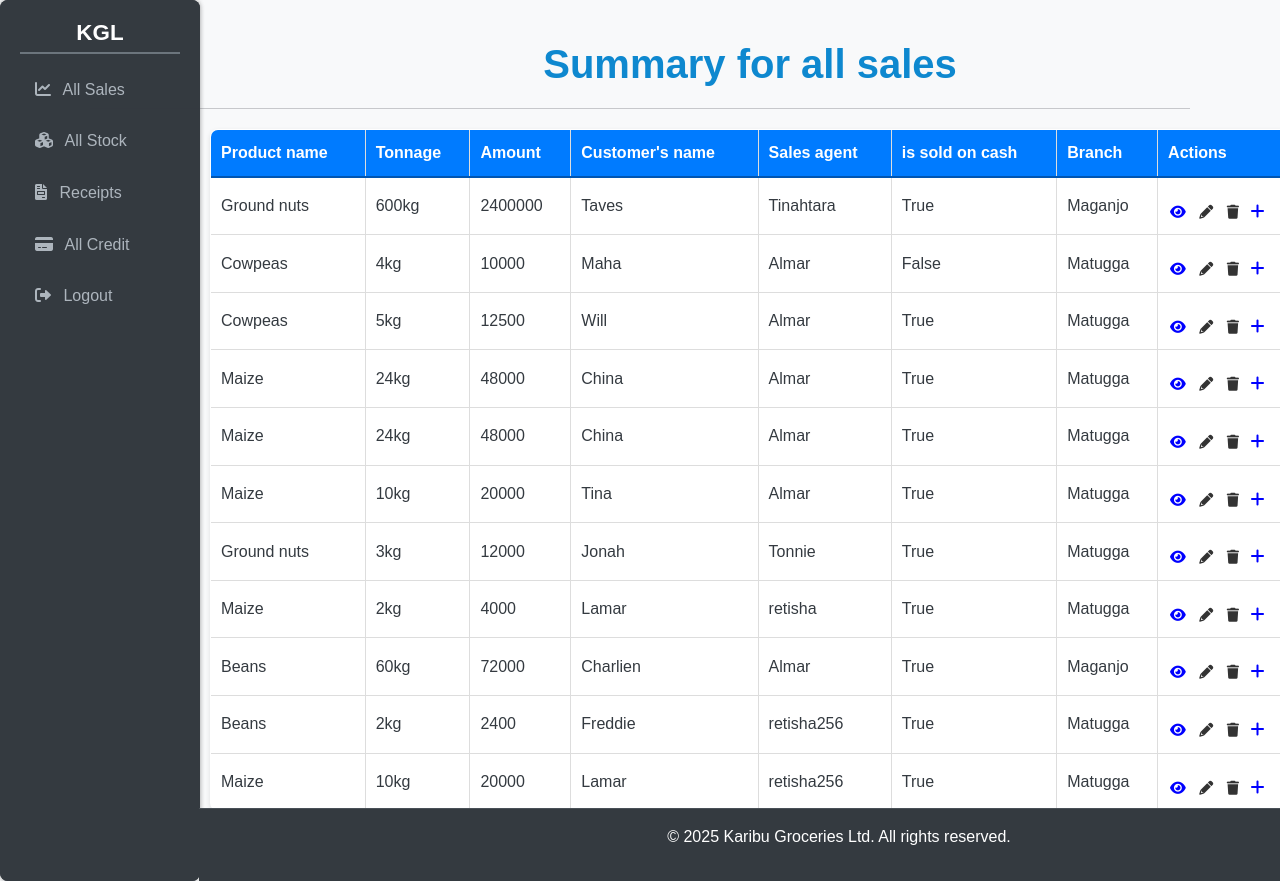
Screenshot of /allsales/ with the database file from the repository.
### kgl_app/models.py (models this page shows, shortened)
class Sales(models.Model):
    product_name=models.ForeignKey(Stock, on_delete=models.CASCADE)
    tonnage=models.IntegerField()
    amount_paid =models.IntegerField(default=0,blank =False)
    buyers_name=models.CharField(max_length=35)
    date_and_time =models.DateTimeField(auto_now_add=True)
    salesagent_name=models.ForeignKey(Userprofile, on_delete=models.CASCADE,null=True)
    is_sold_on_cash=models.BooleanField(default=False)
    branch =models.ForeignKey(Branch, on_delete=models.CASCADE,null=True)
    selling_price=models.IntegerField(null=True,blank=True)
    def total_sales(self):
        return self.product_name.selling_price * self.tonnage

class Stock(models.Model):
    name_of_produce=models.CharField(max_length =255)
    type_of_produce =models.ForeignKey(ProduceType,on_delete=models.CASCADE,null=False,)
    date_and_time_of_produce= models.DateTimeField(auto_now_add =True)
    received_quantity = models.IntegerField(blank=False,null=False,default=0)
    issued_quantity=models.IntegerField(blank=False,null=False,default=0)
    tonnage =models.IntegerField(blank = False,null=False,default=0)
    cost=models.IntegerField(blank =False,default=25)
    name_of_dealer=models.CharField(max_length=255)
    branch=models.ForeignKey(Branch, on_delete=models.CASCADE,null=False,default=0)
    contact=models.CharField(default=20,null=False)
    selling_price=models.IntegerField(null=True,blank=True)
    current_stock =models.IntegerField(null=True,blank=False)
    def __str__(self):
        return self.name_of_produce

class Userprofile(AbstractUser):
    managed_branches = models.ManyToManyField(Branch, related_name="managers", blank=True)
    is_salesagent= models.BooleanField(default=False)
    is_manager= models.BooleanField(default=False)
    is_owner= models.BooleanField(default=False)
    username =models.CharField(max_length=25,unique=True)
    email =models.EmailField(max_length=25, unique=True)
    address = models.CharField(max_length=50, blank=True)
    phonenumber =models.CharField(max_length= 20,blank=True)
    gender = models.CharField(max_length=10, blank=True)
    branch = models.ForeignKey(Branch, on_delete=models.SET_NULL, null=True, blank=True, related_name="users")
    groups = models.ManyToManyField(
        Group,
        related_name="userprofile_groups",
        blank=True,
        help_text="The groups this user belongs to.",
        verbose_name="groups"
    )
    user_permissions = models.ManyToManyField(
        Permission,
        related_name="userprofile_permissions",
        blank=True,
        help_text="Specific permissions for this user.",
        verbose_name="user permissions"
    )
    def __str__(self):
        return self.username

class Branch(models.Model):
    branch_name = models.CharField(max_length=50)
    location = models.CharField(max_length=100)
    def __str__(self):
        return self.branch_name

### kgl_app/views.py (the view)
# urls.py: path('allsales/',views.allsales,name='allsales'),
def allsales(request):
    sales = Sales.objects.all().order_by('-id')
    return render(request, "allsales.html", {'sales': sales})

### kgl_app/templates/allsales.html (shortened to what this page needs)
{% extends 'base.html' %}
{% block content %}
<h1 style="color:rgb(14, 136, 207);"><strong>Summary for all sales</strong></h1>
<hr>
<table>
       <thead>
        <tr>
         <th>Product name</th>
         <th>Tonnage</th>
         <th>Amount</th>
         <th>Customer's name</th>
         <th>Sales agent</th>
         <th>is sold on cash</th>
         <th>Branch</th>
         <th>Actions</th>
        </tr>
       </thead>
       {% for sale in sales %}
       <tbody>
        <tr>
         <td>{{ sale.product_name }}</td>
         <td>{{ sale.tonnage }}kg</td>
         <td>{{ sale.total_sales }}</td>
         <td>{{ sale.buyers_name }}</td>
         <td>{{ sale.salesagent_name }}</td>
         <td>{{ sale.is_sold_on_cash }}</td>
         <td>{{ sale.branch }}</td>
         <td>
          <a href="{% url 'view_sale' sale_id=sale.id %}" class="action-button view-button"><i class="fa fa-eye"style="color:blue;"></i> </a>
          <a href="{% url 'edit_sale' sale_id=sale.id %}" class="action-button edit-button"><i class="fa fa-pencil"></i></a>
          <a href="{% url 'delete_sale' sale_id=sale.id %}" class="action-button delete-button"><i class="fa fa-trash"></i></a>
          <a href="{% url 'addsale' %}" class="dashboard-button"><i class="fa fa-plus"></i></a>
      </td>
        </tr>
       </tbody>
       {% endfor %}
      </table>
{% endblock %}

### kgl_app/templates/base.html (style rules this page uses)
body { background-color: #f8f9fa; display: flex; flex-direction: column; min-height: 100vh; font-family: sans-serif; margin: 0; background-color: #f8f9fa; color: #343a40; line-height: 1.6; }
h1 { margin-bottom: 20px; color: #333; text-align: center; }
table { width: 100%; border-collapse: collapse; margin-bottom: 20px; box-shadow: 0 2px 5px rgba(0, 0, 0, 0.1); border-radius: 8px; overflow: hidden; }
th, td { border: 1px solid #ddd; padding: 12px 15px; text-align: left; }
th { background-color: #f5f5f5; font-weight: bold; color: #555; }
.action-button i { margin-right: 5px; }
.dashboard-button { display: inline-block; color: white; text-decoration: none; border-radius: 5px; font-size: 16px; transition: background-color 0.3s ease; }
.dashboard-button i { margin-right: 8px; color:blue; }
table { width: 100%; border-collapse: collapse; margin-left: 120px; margin-right: 20px; margin-bottom: 30px; box-shadow: 0 4px 8px rgba(0, 0, 0, 0.05); border-radius: 8px; overflow: hidden; border: 1px solid #e0e0e0; background-color: #fff; }
thead { background-color: #f8f9fa; color: #555; border-bottom: 1px solid #ddd; }
th, td { padding: 12px 15px; text-align: left; border-bottom: 1px solid #eee; }
th { font-weight: bold; }
h1 { margin-left: 220px; text-align: left; }
.view-button { display: inline-block; padding: 10px 20px; margin-top: 15px; text-decoration: none; border-radius: 5px; transition: background-color 0.3s ease; font-weight: bold; color: white; }
h1 { margin-bottom: 20px; color: #333; }
.fa { margin-right: 8px; }
.action-button { display: inline-flex; padding: 2px 2px; border-radius: 3px; text-decoration: none; font-size: 14px; transition: color 0.3s ease; border: none; cursor: pointer; background-color: transparent; color: #333; }
body { font-family: 'Arial', sans-serif; background-color: #f8f9fa; padding: 20px; }
h1 { text-align: center; color: #007bff; margin-bottom: 20px; }
table { width: 100%; border-collapse: collapse; margin-top: 20px; background-color: #fff; box-shadow: 0 2px 5px rgba(0, 0, 0, 0.1); }
thead th { background-color: #007bff; color: white; padding: 10px; text-align: left; border-bottom: 2px solid #0056b3; }
tbody td { padding: 10px; border-bottom: none }
tbody td, thead th { border-right: none; }
tbody td a { text-decoration: none; }

### rows the page displays
Sales: product_name "Ground nuts", tonnage "600", total_sales "2400000", buyers_name "Taves", salesagent_name "Tinahtara", is_sold_on_cash "True", branch "Maganjo"
Sales: product_name "Cowpeas", tonnage "4", total_sales "10000", buyers_name "Maha", salesagent_name "Almar", is_sold_on_cash "False", branch "Matugga"
Sales: product_name "Cowpeas", tonnage "5", total_sales "12500", buyers_name "Will", salesagent_name "Almar", is_sold_on_cash "True", branch "Matugga"
Sales: product_name "Maize", tonnage "24", total_sales "48000", buyers_name "China", salesagent_name "Almar", is_sold_on_cash "True", branch "Matugga"
Sales: product_name "Maize", tonnage "24", total_sales "48000", buyers_name "China", salesagent_name "Almar", is_sold_on_cash "True", branch "Matugga"
Sales: product_name "Maize", tonnage "10", total_sales "20000", buyers_name "Tina", salesagent_name "Almar", is_sold_on_cash "True", branch "Matugga"
Sales: product_name "Ground nuts", tonnage "3", total_sales "12000", buyers_name "Jonah", salesagent_name "Tonnie", is_sold_on_cash "True", branch "Matugga"
Sales: product_name "Maize", tonnage "2", total_sales "4000", buyers_name "Lamar", salesagent_name "retisha", is_sold_on_cash "True", branch "Matugga"
Sales: product_name "Beans", tonnage "60", total_sales "72000", buyers_name "Charlien", salesagent_name "Almar", is_sold_on_cash "True", branch "Maganjo"
Sales: product_name "Beans", tonnage "2", total_sales "2400", buyers_name "Freddie", salesagent_name "retisha256", is_sold_on_cash "True", branch "Matugga"
Sales: product_name "Maize", tonnage "10", total_sales "20000", buyers_name "Lamar", salesagent_name "retisha256", is_sold_on_cash "True", branch "Matugga"
